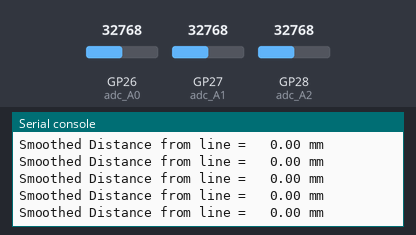
Bench run of a program on a simulated Raspberry Pi Pico running MicroPython. On the bench: the last lines printed to the serial console. The inputs (shaded band) are chosen by the test bench; at power-on: GP26 (adc_A0) = 32768, GP27 (adc_A1) = 32768, GP28 (adc_A2) = 32768 (analog values on the 0–65535 scale).

Above: at 1.2 s.
1.3 s: GP26 (adc_A0) set to 45874
At 1.31 s:
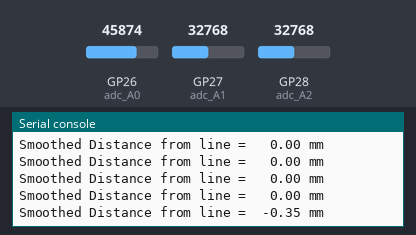
2.9 s: GP27 (adc_A1) set to 45874
At 2.92 s:
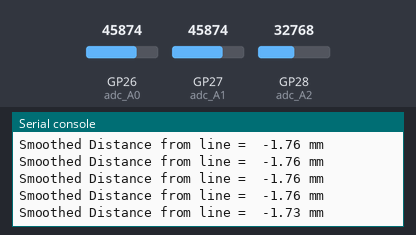
4.4 s: GP28 (adc_A2) set to 45874
At 4.43 s:
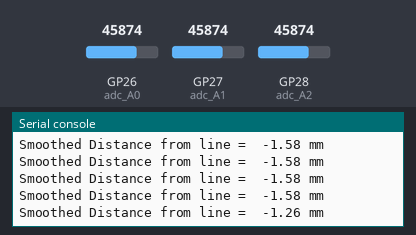
5.9 s: GP26 (adc_A0) set to 57670
At 5.94 s:
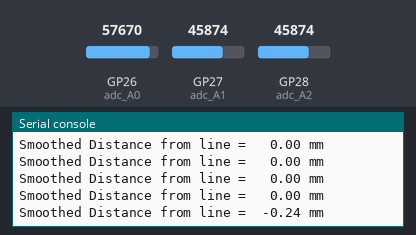
7.4 s: GP27 (adc_A1) set to 57670
At 7.45 s:
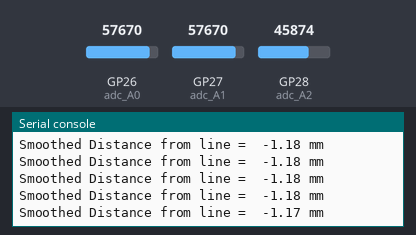
8.9 s: GP28 (adc_A2) set to 57670
At 8.96 s:
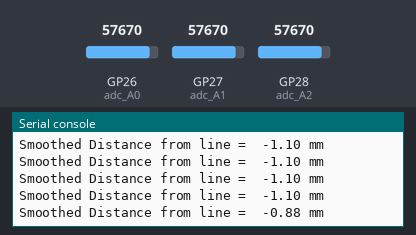
Timing chart, 0 to 11.4 s (numbered marks = the images above; inputs shaded):
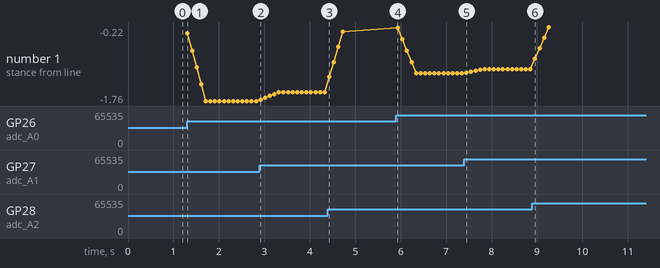

Measured:
- after the input at 1.3 s, the serial console: prints a new line at once (image 1)
- after the input at 2.9 s, the serial console: prints a new line at once (image 2)
- after the input at 4.4 s, the serial console: prints a new line at once (image 3)
- after the input at 5.9 s, the serial console: prints a new line at once (image 4)
- after the input at 7.4 s, the serial console: prints a new line after 0.05 s (image 5)
- after the input at 8.9 s, the serial console: prints a new line after 0.06 s (image 6)
- plotted number 1: -1.76 → -1.58 after the input at 2.9 s, -1.58 → -0.32 after the input at 4.4 s, -0.32 → -1.18 after the input at 5.9 s, -1.18 → -1.1 after the input at 7.4 s, -1.1 → -0.22 after the input at 8.9 s

The program:

line_position_estimation.py
```python
from machine import Pin, ADC
from time import sleep

# ------------------- SENSOR POSITIONS -------------------
# Distances from robot center (mm)
x0 = -15  # left sensor
x1 = 0    # middle sensor
x2 = 15   # right sensor

# ------------------- INITIALIZE ADC -------------------
adc_A0 = ADC(Pin(26))  # left sensor
adc_A1 = ADC(Pin(27))  # middle sensor
adc_A2 = ADC(Pin(28))  # right sensor

# ------------------- SMOOTHING SETUP -------------------
N = 5  # number of readings to average
history = []

# ------------------- MAIN LOOP -------------------
while True:
    # Read raw sensor values
    w0 = adc_A0.read_u16()
    w1 = adc_A1.read_u16()
    w2 = adc_A2.read_u16()

    # Weighted average numerator and denominator
    numerator = (w0 * x0) + (w1 * x1) + (w2 * x2)
    denominator = w0 + w1 + w2

    # Avoid division by zero
    if denominator == 0:
        line_dist = 0
    else:
        line_dist = numerator / denominator

    # Add to history and compute moving average
    history.append(line_dist)
    if len(history) > N:
        history.pop(0)
    smoothed_dist = sum(history) / len(history)

    # Optional: ignore very small fluctuations (noise)
    if abs(smoothed_dist) < 0.05:
        smoothed_dist = 0

    # Print the smoothed line distance in mm
    print("Smoothed Distance from line = {:6.2f} mm".format(smoothed_dist))

    # Small delay for stability
    sleep(0.1)  # 100 ms
```
